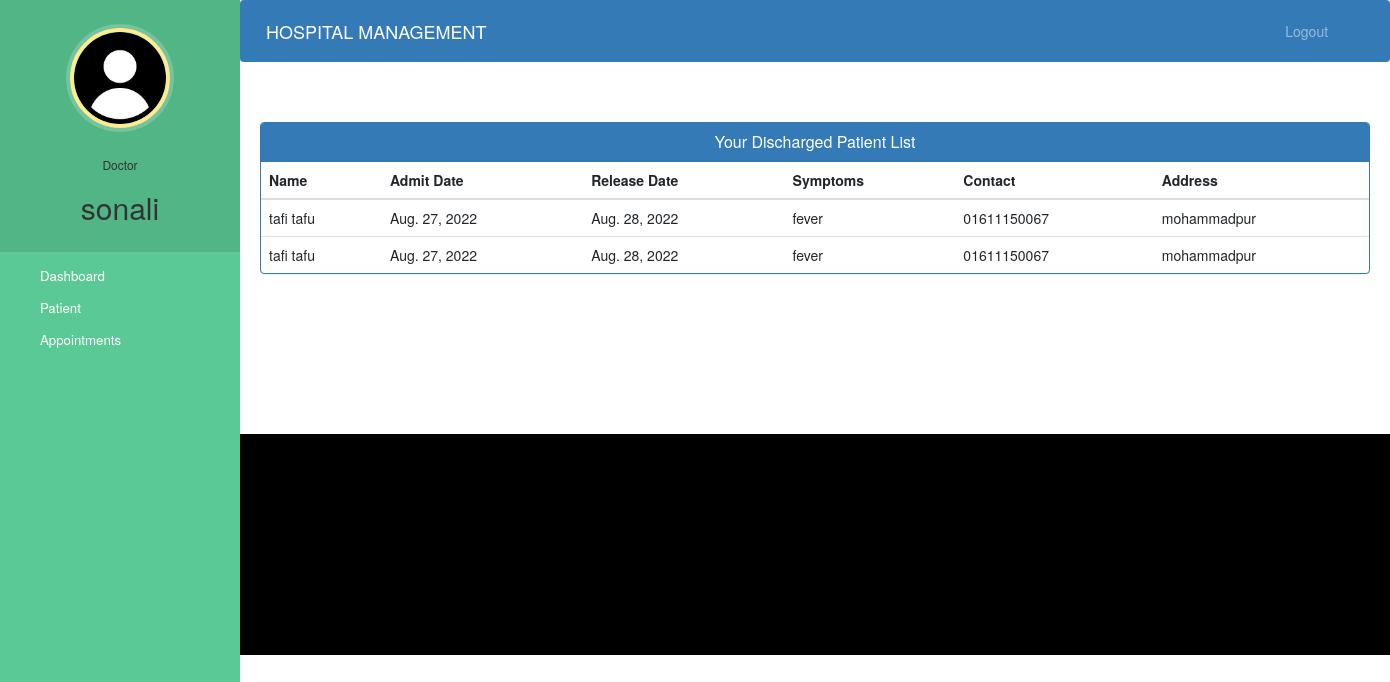
The page /doctor-view-discharge-patient (signed in) on the database its author committed.
### hospital/models.py (models this page shows, shortened)
class Doctor(models.Model):
    user=models.OneToOneField(User,on_delete=models.CASCADE)
    profile_pic= models.ImageField(upload_to='profile_pic/DoctorProfilePic/',null=True,blank=True)
    address = models.CharField(max_length=40)
    mobile = models.CharField(max_length=20,null=True)
    department= models.CharField(max_length=50,choices=departments,default='Cardiologist')
    status=models.BooleanField(default=False)

class PatientDischargeDetails(models.Model):
    patientId=models.PositiveIntegerField(null=True)
    patientName=models.CharField(max_length=40)
    assignedDoctorName=models.CharField(max_length=40)
    address = models.CharField(max_length=40)
    mobile = models.CharField(max_length=20,null=True)
    symptoms = models.CharField(max_length=100,null=True)
    admitDate=models.DateField(null=False)
    releaseDate=models.DateField(null=False)
    daySpent=models.PositiveIntegerField(null=False)
    roomCharge=models.PositiveIntegerField(null=False)
    medicineCost=models.PositiveIntegerField(null=False)
    doctorFee=models.PositiveIntegerField(null=False)
    OtherCharge=models.PositiveIntegerField(null=False)
    total=models.PositiveIntegerField(null=False)

### hospital/views.py (the view)
# urls.py: path('doctor-view-discharge-patient',views.doctor_view_discharge_patient_view,name='doctor-view-discharge-patient'),
@login_required(login_url='doctorlogin')
@user_passes_test(is_doctor)
def doctor_view_discharge_patient_view(request):
    dischargedpatients=models.PatientDischargeDetails.objects.all().distinct().filter(assignedDoctorName=request.user.first_name)
    doctor=models.Doctor.objects.get(user_id=request.user.id) #for profile picture of doctor in sidebar
    return render(request,'hospital/doctor_view_discharge_patient.html',{'dischargedpatients':dischargedpatients,'doctor':doctor})

### hospital/views.py (called while the page is built)
def is_doctor(user):
    return user.groups.filter(name='DOCTOR').exists()

### templates/hospital/doctor_view_discharge_patient.html (shortened to what this page needs)
{% extends 'hospital/doctor_base.html' %}
{% block content %}
{%load static%}
<head>
  <link href="//netdna.bootstrapcdn.com/bootstrap/3.0.0/css/bootstrap.min.css" rel="stylesheet" id="bootstrap-css">
</head>
<div class="container">
  <div class="panel panel-primary">
    <div class="panel-heading">
      <h6 class="panel-title">Your Discharged Patient List</h6>
    </div>
    <table class="table table-hover" id="dev-table">
      <thead>
        <tr>
          <th>Name</th>
          <th>Admit Date</th>
          <th>Release Date</th>
          <th>Symptoms</th>
          <th>Contact</th>
          <th>Address</th>
        </tr>
      </thead>
      {% for p in dischargedpatients %}
      <tr>
        <td> {{p.patientName}}</td>
        <td>{{p.admitDate}}</td>
        <td>{{p.releaseDate}}</td>
        <td>{{p.symptoms}}</td>
        <td>{{p.mobile}}</td>
        <td>{{p.address}}</td>
      </tr>
      {% endfor %}
    </table>
  </div>
</div>
{% endblock content %}

### templates/hospital/doctor_base.html (shortened to what this page needs)
<!DOCTYPE html>
{% load static %}
<html lang="en">
<head>
  <link rel="stylesheet" href="https://stackpath.bootstrapcdn.com/bootstrap/4.3.1/css/bootstrap.min.css">
  <link rel="stylesheet" href="https://maxcdn.bootstrapcdn.com/font-awesome/4.7.0/css/font-awesome.min.css">
</head>
<body>
  <nav class="menu" tabindex="0">
    <header class="avatar">
      <img src="{% static doctor.profile_pic.url %}" alt="Profile Pic" />
      <br><br>
      <h6>Doctor</h6>
      <h2>{{request.user.first_name}}</h2>
    </header>
    <ul>
      <li tabindex="0" class="icon-dashboard"> <a style="color:white; text-decoration:none;" href="/doctor-dashboard"><span>Dashboard</span></a> </li>
      <li tabindex="0" class="icon-users"> <a style="color:white; text-decoration:none;" href="/doctor-patient"><span>Patient</span></a></li>
      <li tabindex="0" class="icon-calendar"> <a style="color:white; text-decoration:none;" href="/doctor-appointment"><span>Appointments</span></a></li>
    </ul>
  </nav>
  <main>
    <div class="bs-example">
      <nav class="navbar navbar-expand-md  navbar-dark fixed-top" style="background:#337AB7;">
        <a href="/doctor-dashboard" class="navbar-brand">HOSPITAL MANAGEMENT</a>
        <div class="collapse navbar-collapse justify-content-between" id="navbarCollapse">
          <div class="navbar-nav" style=" margin-left: 90%;">
            <a href="/logout" class="nav-item nav-link">Logout</a>
          </div>
        </div>
      </nav>
    </div>
    <br><br>
    {% block content %}
    {% endblock content %}
    <br><br><br><br><br><br><br>
    <footer>
      <br>
      <div class="container">
        <div class="row">
          <div class="col-md-12 col-sm-12">
          </div>
        </div>
      </div>
    </footer>
  </main>
</body>
</html>

### templates/hospital/doctor_base.html (style rules this page uses)
a:link { text-decoration: none; }
a { color: white; }
footer { padding: 0px 0px 0px 0px; background-color: black; margin: 0px; }
body { padding-left: 240px; }
main { position: relative; height: 100vh; }
.menu { background: #5bc995; height: 100vh; width: 240px; position: fixed; top: 0px; left: 0; z-index: 5; outline: none; }
.menu .avatar { background: rgba(0, 0, 0, 0.1); padding: 2em 0.5em; text-align: center; }
.menu .avatar img { width: 100px; border-radius: 50%; overflow: hidden; border: 4px solid #ffea92; box-shadow: 0 0 0 4px rgba(255, 255, 255, 0.2); }
.menu .avatar h2 { font-weight: normal; margin-bottom: 0; }
.menu ul { list-style: none; padding: 0.5em 0; margin: 0; }
.menu ul li { padding: 0.5em 1em 0.5em 3em; font-size: 0.95em; font-weight: regular; background-repeat: no-repeat; background-position: left 15px center; background-size: auto 20px; transition: all 0.15s linear; cursor: pointer; }
.menu ul li.icon-dashboard { background-image: url("http://www.entypo.com/images//gauge.svg"); }
.menu ul li.icon-users { background-image: url("http://www.entypo.com/images//users.svg"); }
.menu ul li.icon-calendar { background-image: url("http://www.entypo.com/images//calendar.svg"); }

### templates/hospital/doctor_view_discharge_patient.html (style rules this page uses)
a:link { text-decoration: none; }
h6 { text-align: center; }
.row { margin: 100px; }

### rows shown on the page
Doctor: profile_pic (placeholder picture)
PatientDischargeDetails: patientName "tafi tafu", admitDate "Aug. 27, 2022", releaseDate "Aug. 28, 2022", symptoms "fever", mobile "01611150067", address "mohammadpur"
PatientDischargeDetails: patientName "tafi tafu", admitDate "Aug. 27, 2022", releaseDate "Aug. 28, 2022", symptoms "fever", mobile "01611150067", address "mohammadpur"

### other values the page prints
{{ request.user.first_name }} "sonali"
